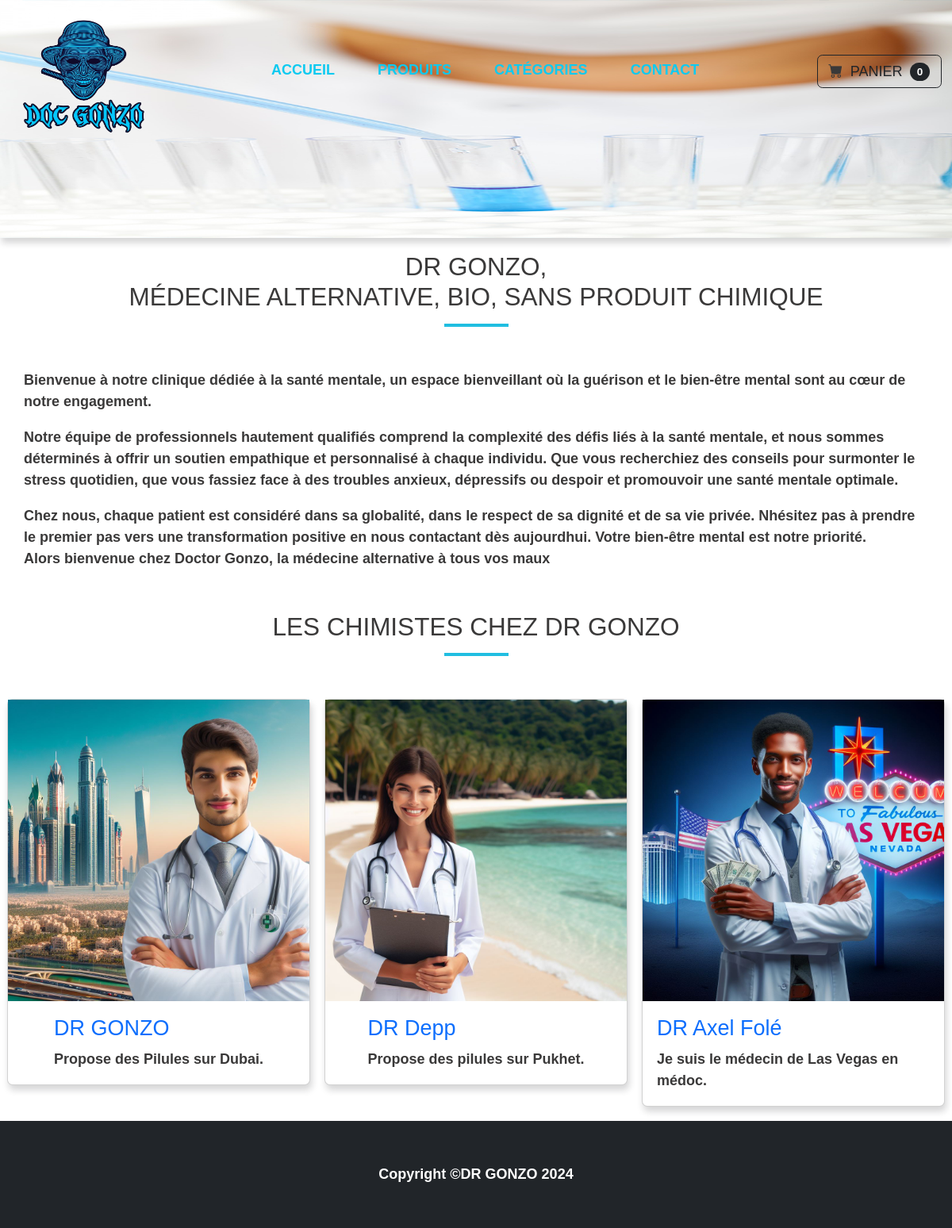
The page / on the database its author committed.
### tables this page shows
CREATE TABLE IF NOT EXISTS `docteur` (
  `id` int NOT NULL AUTO_INCREMENT,
  `nom` varchar(255) NOT NULL,
  `img` varchar(255) NOT NULL,
  `desciption` text NOT NULL,
  `pays_id` int DEFAULT NULL,
  PRIMARY KEY (`id`),
  KEY `pays_id` (`pays_id`)
);

### utilities/utilities_data.php (called while the page is built, shortened)
<?php
function findallMedcin($db){
    $sql= 'SELECT * FROM docteur';
    $requete = $db->query($sql);
    $docteur = $requete->fetchAll();
    return $docteur;
}

### utilities/medecins-card.php (the view)
<?php
foreach ( $docteur as $value) { ?>
<div class="col-md-4 mb-3">
    <div class="card">
        <img class="img-fluid" alt="100%x280" src="<?=$value['img']?>">
        <div class="card-body align-self-center">
            <a class="text-decoration-none" href="produitpays.php?id=<?=$value['pays_id']?>">
            <h4 class="card-title"><?=$value['nom']?></h4>
            <p class="card-text"><?=$value['desciption']?></p>
            </a>
        </div>
    </div>
</div>
<?php  }  ?>

### style.css (style rules this page uses)
* { margin: 0; padding: 0; box-sizing: border-box; font-family: 'Poppins', sans-serif; font-size: 18px; font-weight: 550; color: rgb(58, 57, 57); }
body { background-color: #f5f5f5; }
.card img { max-width: 100%; max-height: 100%; }
.card { margin: 0 0.5em; box-shadow: 2px 6px 8px 0 rgba(22, 22, 26, 0.18); border: none; }

### rows shown on the page
docteur: shows a picture, nom "DR GONZO", desciption "Propose des Pilules sur Dubai."
docteur: shows a picture, nom "DR Depp", desciption "Propose des pilules sur Pukhet."
docteur: shows a picture, nom "DR Axel Folé", desciption "Je suis le médecin de Las Vegas en médoc."
